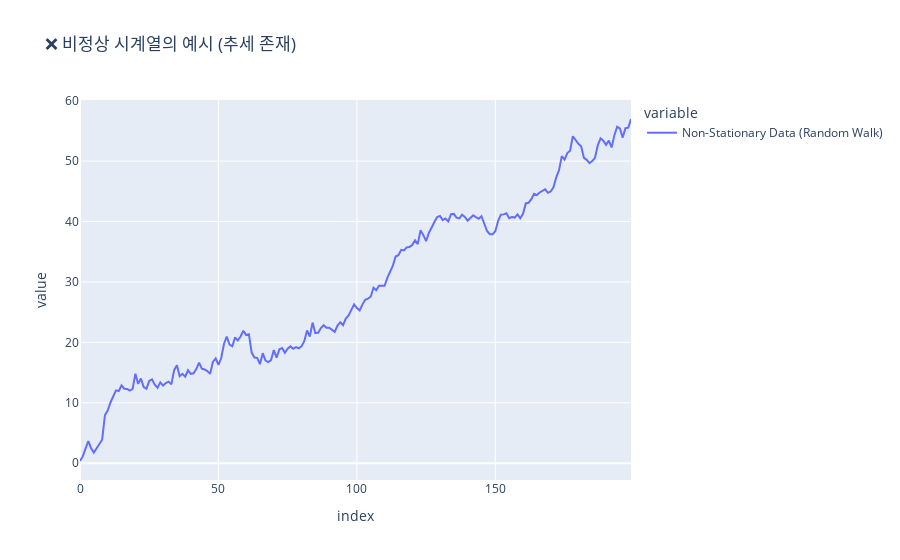

Write notebook code for a chart like this one.
### Code cell
# 2. 비정상 시계열 데이터 생성 (Random Walk with Drift)
trend = np.arange(200) * 0.2
non_stationary_data = np.random.randn(200).cumsum() + trend
non_stationary_series = pd.Series(non_stationary_data, name="Non-Stationary Data (Random Walk)")
# 시각화
fig_non_stationary = px.line(non_stationary_series, title="❌ 비정상 시계열의 예시 (추세 존재)")
fig_non_stationary.show()

### Figure 1 — Plotly figure (JSON) as saved in the notebook; plotly's stock layout.template omitted (floating-point values rounded to 4 significant figures; data arrays with more than 128 entries replaced by an {"elided": "..."} marker saying what was removed)
{"data": [{"hovertemplate": "variable=Non-Stationary Data (Random Walk)<br>index=%{x}<br>value=%{y}<extra></extra>", "legendgroup": "Non-Stationary Data (Random Walk)", "line": {"color": "#636efa", "dash": "solid"}, "marker": {"symbol": "circle"}, "mode": "lines", "name": "Non-Stationary Data (Random Walk)", "orientation": "v", "showlegend": true, "type": "scatter", "x": {"elided": "200 int values"}, "xaxis": "x", "y": {"elided": "200 float values"}, "yaxis": "y"}], "layout": {"legend": {"title": {"text": "variable"}, "tracegroupgap": 0}, "title": {"text": "❌ 비정상 시계열의 예시 (추세 존재)"}, "xaxis": {"anchor": "y", "domain": [0, 1], "title": {"text": "index"}}, "yaxis": {"anchor": "x", "domain": [0, 1], "title": {"text": "value"}}}}
